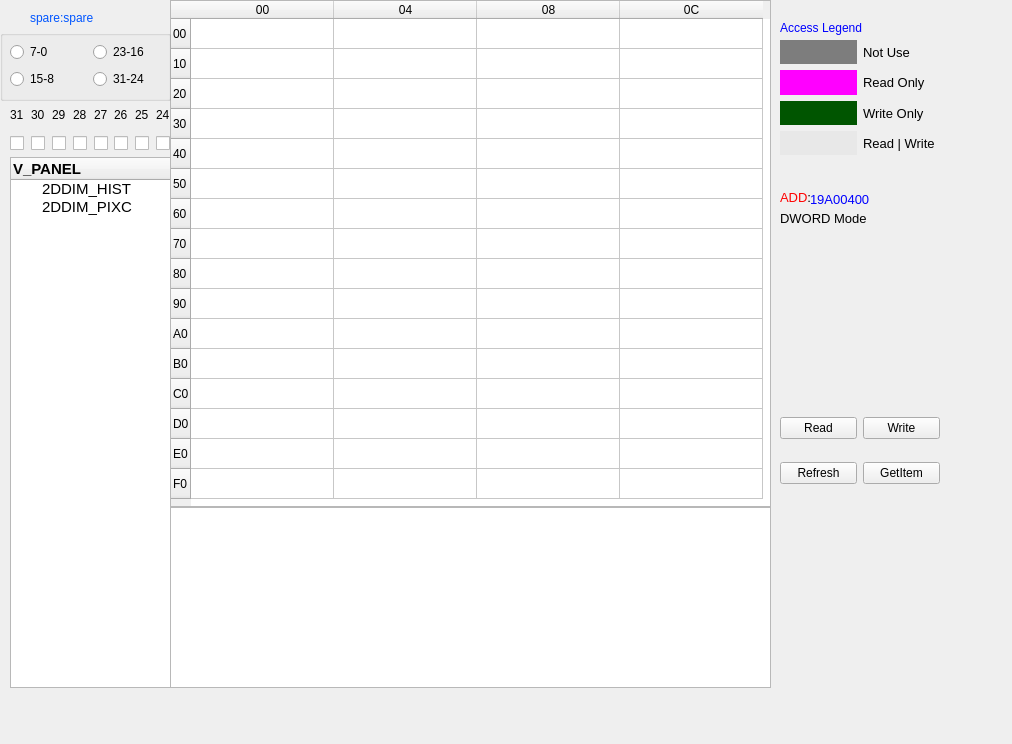
<?xml version="1.0" encoding="UTF-8"?>
<ui version="4.0">
 <class>Form_Dimpages</class>
 <widget class="QWidget" name="Form_Dimpages">
  <property name="geometry">
   <rect>
    <x>0</x>
    <y>0</y>
    <width>1012</width>
    <height>744</height>
   </rect>
  </property>
  <property name="windowTitle">
   <string>Form_Dimpages</string>
  </property>
  <widget class="QTableWidget" name="tableWidget_curpage">
   <property name="geometry">
    <rect>
     <x>170</x>
     <y>0</y>
     <width>601</width>
     <height>507</height>
    </rect>
   </property>
   <property name="editTriggers">
    <set>QAbstractItemView::DoubleClicked|QAbstractItemView::EditKeyPressed</set>
   </property>
   <property name="selectionMode">
    <enum>QAbstractItemView::SingleSelection</enum>
   </property>
   <attribute name="horizontalHeaderCascadingSectionResizes">
    <bool>true</bool>
   </attribute>
   <attribute name="horizontalHeaderDefaultSectionSize">
    <number>143</number>
   </attribute>
   <attribute name="horizontalHeaderHighlightSections">
    <bool>false</bool>
   </attribute>
   <attribute name="verticalHeaderHighlightSections">
    <bool>false</bool>
   </attribute>
   <row>
    <property name="text">
     <string>00</string>
    </property>
   </row>
   <row>
    <property name="text">
     <string>10</string>
    </property>
   </row>
   <row>
    <property name="text">
     <string>20</string>
    </property>
   </row>
   <row>
    <property name="text">
     <string>30</string>
    </property>
   </row>
   <row>
    <property name="text">
     <string>40</string>
    </property>
   </row>
   <row>
    <property name="text">
     <string>50</string>
    </property>
   </row>
   <row>
    <property name="text">
     <string>60</string>
    </property>
   </row>
   <row>
    <property name="text">
     <string>70</string>
    </property>
   </row>
   <row>
    <property name="text">
     <string>80</string>
    </property>
   </row>
   <row>
    <property name="text">
     <string>90</string>
    </property>
   </row>
   <row>
    <property name="text">
     <string>A0</string>
    </property>
   </row>
   <row>
    <property name="text">
     <string>B0</string>
    </property>
   </row>
   <row>
    <property name="text">
     <string>C0</string>
    </property>
   </row>
   <row>
    <property name="text">
     <string>D0</string>
    </property>
   </row>
   <row>
    <property name="text">
     <string>E0</string>
    </property>
   </row>
   <row>
    <property name="text">
     <string>F0</string>
    </property>
   </row>
   <column>
    <property name="text">
     <string>00</string>
    </property>
   </column>
   <column>
    <property name="text">
     <string>04</string>
    </property>
   </column>
   <column>
    <property name="text">
     <string>08</string>
    </property>
   </column>
   <column>
    <property name="text">
     <string>0C</string>
    </property>
   </column>
   <item row="0" column="0">
    <property name="font">
     <font>
      <pointsize>10</pointsize>
     </font>
    </property>
   </item>
  </widget>
  <widget class="QTreeWidget" name="treeWidget_pages">
   <property name="enabled">
    <bool>true</bool>
   </property>
   <property name="geometry">
    <rect>
     <x>10</x>
     <y>157</y>
     <width>161</width>
     <height>531</height>
    </rect>
   </property>
   <property name="font">
    <font>
     <family>Arial</family>
     <pointsize>11</pointsize>
    </font>
   </property>
   <property name="autoFillBackground">
    <bool>false</bool>
   </property>
   <property name="styleSheet">
    <string notr="true">border-color: rgb(85, 170, 0);</string>
   </property>
   <property name="frameShadow">
    <enum>QFrame::Plain</enum>
   </property>
   <property name="alternatingRowColors">
    <bool>false</bool>
   </property>
   <property name="indentation">
    <number>28</number>
   </property>
   <property name="itemsExpandable">
    <bool>true</bool>
   </property>
   <property name="sortingEnabled">
    <bool>false</bool>
   </property>
   <property name="animated">
    <bool>false</bool>
   </property>
   <property name="allColumnsShowFocus">
    <bool>true</bool>
   </property>
   <property name="wordWrap">
    <bool>true</bool>
   </property>
   <property name="headerHidden">
    <bool>false</bool>
   </property>
   <property name="columnCount">
    <number>1</number>
   </property>
   <column>
    <property name="text">
     <string>V_PANEL</string>
    </property>
    <property name="font">
     <font>
      <pointsize>11</pointsize>
      <weight>75</weight>
      <bold>true</bold>
     </font>
    </property>
   </column>
   <item>
    <property name="text">
     <string>2DDIM_HIST</string>
    </property>
   </item>
   <item>
    <property name="text">
     <string>2DDIM_PIXC</string>
    </property>
    <property name="background">
     <brush brushstyle="NoBrush">
      <color alpha="255">
       <red>85</red>
       <green>255</green>
       <blue>255</blue>
      </color>
     </brush>
    </property>
   </item>
  </widget>
  <widget class="QTextEdit" name="textEdit_curregdes">
   <property name="geometry">
    <rect>
     <x>170</x>
     <y>507</y>
     <width>601</width>
     <height>181</height>
    </rect>
   </property>
   <property name="readOnly">
    <bool>true</bool>
   </property>
  </widget>
  <widget class="QWidget" name="gridLayoutWidget_2">
   <property name="geometry">
    <rect>
     <x>780</x>
     <y>40</y>
     <width>160</width>
     <height>115</height>
    </rect>
   </property>
   <layout class="QGridLayout" name="gridLayout_1">
    <item row="3" column="0">
     <widget class="QLabel" name="label_0_3">
      <property name="styleSheet">
       <string notr="true">background-color: rgb(232, 232, 232);
gridline-color: rgb(0, 0, 0);</string>
      </property>
      <property name="text">
       <string/>
      </property>
     </widget>
    </item>
    <item row="2" column="0">
     <widget class="QLabel" name="label_0_2">
      <property name="styleSheet">
       <string notr="true">background-color: rgb(0, 85, 0);</string>
      </property>
      <property name="text">
       <string/>
      </property>
     </widget>
    </item>
    <item row="1" column="0">
     <widget class="QLabel" name="label_0_1">
      <property name="styleSheet">
       <string notr="true">background-color: rgb(255, 0, 255);</string>
      </property>
      <property name="text">
       <string/>
      </property>
     </widget>
    </item>
    <item row="0" column="0">
     <widget class="QLabel" name="label_0_0">
      <property name="autoFillBackground">
       <bool>false</bool>
      </property>
      <property name="styleSheet">
       <string notr="true">background-color: rgb(125, 125, 125);
border-color: rgb(0, 0, 0);</string>
      </property>
      <property name="text">
       <string/>
      </property>
     </widget>
    </item>
    <item row="0" column="1">
     <widget class="QLabel" name="label_1_0">
      <property name="font">
       <font>
        <pointsize>10</pointsize>
       </font>
      </property>
      <property name="text">
       <string>Not Use</string>
      </property>
     </widget>
    </item>
    <item row="1" column="1">
     <widget class="QLabel" name="label_1_1">
      <property name="font">
       <font>
        <pointsize>10</pointsize>
       </font>
      </property>
      <property name="text">
       <string>Read Only</string>
      </property>
     </widget>
    </item>
    <item row="2" column="1">
     <widget class="QLabel" name="label_1_2">
      <property name="font">
       <font>
        <pointsize>10</pointsize>
       </font>
      </property>
      <property name="text">
       <string>Write Only</string>
      </property>
     </widget>
    </item>
    <item row="3" column="1">
     <widget class="QLabel" name="label_1_3">
      <property name="font">
       <font>
        <pointsize>10</pointsize>
       </font>
      </property>
      <property name="text">
       <string>Read | Write</string>
      </property>
     </widget>
    </item>
   </layout>
  </widget>
  <widget class="QLabel" name="label">
   <property name="geometry">
    <rect>
     <x>780</x>
     <y>20</y>
     <width>151</width>
     <height>16</height>
    </rect>
   </property>
   <property name="styleSheet">
    <string notr="true">color: rgb(0, 0, 255);</string>
   </property>
   <property name="text">
    <string>Access Legend</string>
   </property>
  </widget>
  <widget class="QLabel" name="label_2">
   <property name="geometry">
    <rect>
     <x>780</x>
     <y>190</y>
     <width>31</width>
     <height>16</height>
    </rect>
   </property>
   <property name="font">
    <font>
     <pointsize>10</pointsize>
    </font>
   </property>
   <property name="text">
    <string>&lt;html&gt;&lt;head/&gt;&lt;body&gt;&lt;p&gt;&lt;span style=&quot; color:#ff0000;&quot;&gt;ADD&lt;/span&gt;:&lt;/p&gt;&lt;/body&gt;&lt;/html&gt;</string>
   </property>
  </widget>
  <widget class="QLabel" name="label_4">
   <property name="geometry">
    <rect>
     <x>780</x>
     <y>210</y>
     <width>141</width>
     <height>16</height>
    </rect>
   </property>
   <property name="font">
    <font>
     <pointsize>10</pointsize>
    </font>
   </property>
   <property name="text">
    <string>DWORD Mode</string>
   </property>
  </widget>
  <widget class="QWidget" name="gridLayoutWidget">
   <property name="geometry">
    <rect>
     <x>780</x>
     <y>400</y>
     <width>160</width>
     <height>101</height>
    </rect>
   </property>
   <layout class="QGridLayout" name="gridLayout">
    <item row="0" column="1">
     <widget class="QPushButton" name="pushButton_writepage">
      <property name="text">
       <string>Write</string>
      </property>
     </widget>
    </item>
    <item row="1" column="1">
     <widget class="QPushButton" name="pushButton_getitem">
      <property name="text">
       <string>GetItem</string>
      </property>
     </widget>
    </item>
    <item row="0" column="0">
     <widget class="QPushButton" name="pushButton_readpage">
      <property name="text">
       <string>Read</string>
      </property>
     </widget>
    </item>
    <item row="1" column="0">
     <widget class="QPushButton" name="pushButton_refresh">
      <property name="text">
       <string>Refresh</string>
      </property>
     </widget>
    </item>
   </layout>
  </widget>
  <widget class="QLabel" name="label_addr">
   <property name="geometry">
    <rect>
     <x>810</x>
     <y>191</y>
     <width>81</width>
     <height>16</height>
    </rect>
   </property>
   <property name="font">
    <font>
     <pointsize>10</pointsize>
    </font>
   </property>
   <property name="styleSheet">
    <string notr="true">color: rgb(0, 0, 255);</string>
   </property>
   <property name="text">
    <string>19A00400</string>
   </property>
  </widget>
  <widget class="QGroupBox" name="groupBox">
   <property name="geometry">
    <rect>
     <x>0</x>
     <y>30</y>
     <width>171</width>
     <height>71</height>
    </rect>
   </property>
   <property name="title">
    <string/>
   </property>
   <widget class="QWidget" name="gridLayoutWidget_3">
    <property name="geometry">
     <rect>
      <x>10</x>
      <y>11</y>
      <width>160</width>
      <height>51</height>
     </rect>
    </property>
    <layout class="QGridLayout" name="gridLayout_2">
     <item row="0" column="0">
      <widget class="QRadioButton" name="radioButton_7">
       <property name="text">
        <string>7-0</string>
       </property>
      </widget>
     </item>
     <item row="1" column="0">
      <widget class="QRadioButton" name="radioButton_15">
       <property name="text">
        <string>15-8</string>
       </property>
      </widget>
     </item>
     <item row="0" column="1">
      <widget class="QRadioButton" name="radioButton_23">
       <property name="text">
        <string>23-16</string>
       </property>
      </widget>
     </item>
     <item row="1" column="1">
      <widget class="QRadioButton" name="radioButton_31">
       <property name="text">
        <string>31-24</string>
       </property>
      </widget>
     </item>
    </layout>
   </widget>
  </widget>
  <widget class="QWidget" name="verticalLayoutWidget_3">
   <property name="geometry">
    <rect>
     <x>10</x>
     <y>100</y>
     <width>161</width>
     <height>51</height>
    </rect>
   </property>
   <layout class="QVBoxLayout" name="verticalLayout_4">
    <item>
     <layout class="QHBoxLayout" name="horizontalLayout_2">
      <item>
       <widget class="QLabel" name="label_31">
        <property name="text">
         <string>31</string>
        </property>
       </widget>
      </item>
      <item>
       <widget class="QLabel" name="label_30">
        <property name="text">
         <string>30</string>
        </property>
       </widget>
      </item>
      <item>
       <widget class="QLabel" name="label_29">
        <property name="text">
         <string>29</string>
        </property>
       </widget>
      </item>
      <item>
       <widget class="QLabel" name="label_28">
        <property name="text">
         <string>28</string>
        </property>
       </widget>
      </item>
      <item>
       <widget class="QLabel" name="label_27">
        <property name="text">
         <string>27</string>
        </property>
       </widget>
      </item>
      <item>
       <widget class="QLabel" name="label_26">
        <property name="text">
         <string>26</string>
        </property>
       </widget>
      </item>
      <item>
       <widget class="QLabel" name="label_25">
        <property name="text">
         <string>25</string>
        </property>
       </widget>
      </item>
      <item>
       <widget class="QLabel" name="label_24">
        <property name="text">
         <string>24</string>
        </property>
       </widget>
      </item>
     </layout>
    </item>
    <item>
     <layout class="QHBoxLayout" name="horizontalLayout">
      <item>
       <widget class="QCheckBox" name="checkBox_7">
        <property name="layoutDirection">
         <enum>Qt::LeftToRight</enum>
        </property>
        <property name="text">
         <string/>
        </property>
        <property name="tristate">
         <bool>false</bool>
        </property>
       </widget>
      </item>
      <item>
       <widget class="QCheckBox" name="checkBox_6">
        <property name="layoutDirection">
         <enum>Qt::LeftToRight</enum>
        </property>
        <property name="text">
         <string/>
        </property>
        <property name="tristate">
         <bool>false</bool>
        </property>
       </widget>
      </item>
      <item>
       <widget class="QCheckBox" name="checkBox_5">
        <property name="layoutDirection">
         <enum>Qt::LeftToRight</enum>
        </property>
        <property name="text">
         <string/>
        </property>
        <property name="tristate">
         <bool>false</bool>
        </property>
       </widget>
      </item>
      <item>
       <widget class="QCheckBox" name="checkBox_4">
        <property name="layoutDirection">
         <enum>Qt::LeftToRight</enum>
        </property>
        <property name="text">
         <string/>
        </property>
        <property name="tristate">
         <bool>false</bool>
        </property>
       </widget>
      </item>
      <item>
       <widget class="QCheckBox" name="checkBox_3">
        <property name="layoutDirection">
         <enum>Qt::LeftToRight</enum>
        </property>
        <property name="text">
         <string/>
        </property>
        <property name="tristate">
         <bool>false</bool>
        </property>
       </widget>
      </item>
      <item>
       <widget class="QCheckBox" name="checkBox_2">
        <property name="layoutDirection">
         <enum>Qt::LeftToRight</enum>
        </property>
        <property name="text">
         <string/>
        </property>
        <property name="tristate">
         <bool>false</bool>
        </property>
       </widget>
      </item>
      <item>
       <widget class="QCheckBox" name="checkBox_1">
        <property name="layoutDirection">
         <enum>Qt::LeftToRight</enum>
        </property>
        <property name="text">
         <string/>
        </property>
        <property name="tristate">
         <bool>false</bool>
        </property>
       </widget>
      </item>
      <item>
       <widget class="QCheckBox" name="checkBox_0">
        <property name="layoutDirection">
         <enum>Qt::LeftToRight</enum>
        </property>
        <property name="text">
         <string/>
        </property>
        <property name="tristate">
         <bool>false</bool>
        </property>
       </widget>
      </item>
     </layout>
    </item>
   </layout>
  </widget>
  <widget class="QLabel" name="label_regsname">
   <property name="geometry">
    <rect>
     <x>30</x>
     <y>10</y>
     <width>111</width>
     <height>16</height>
    </rect>
   </property>
   <property name="styleSheet">
    <string notr="true">color: rgb(0, 85, 255);</string>
   </property>
   <property name="text">
    <string>spare:spare</string>
   </property>
  </widget>
 </widget>
 <resources/>
 <connections/>
</ui>
